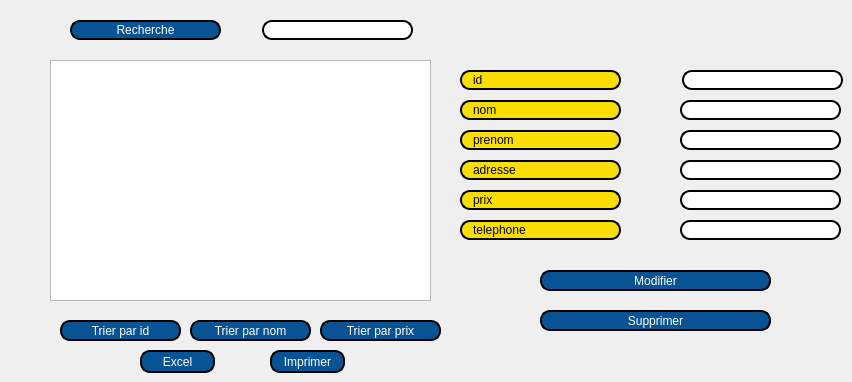
     <widget class="QWidget" name="tab_4">
      <attribute name="title">
       <string>Afficher les activés</string>
      </attribute>
      <widget class="QTableView" name="tabactivite">
       <property name="geometry">
        <rect>
         <x>50</x>
         <y>60</y>
         <width>381</width>
         <height>241</height>
        </rect>
       </property>
      </widget>
      <widget class="QPushButton" name="tri_Activite">
       <property name="geometry">
        <rect>
         <x>320</x>
         <y>320</y>
         <width>121</width>
         <height>21</height>
        </rect>
       </property>
       <property name="styleSheet">
        <string notr="true">border: 2px solid black;
font: 75 8pt &quot;MS Shell Dlg 2&quot;;
border-radius: 10px;
color: rgb(255, 255, 255);
padding: 0 8px;
background: #085394;
font: bold, &quot;Comic Sans MS&quot;;;
text-align:center;</string>
       </property>
       <property name="text">
        <string>Trier par prix</string>
       </property>
      </widget>
      <widget class="QLineEdit" name="recherche_activite">
       <property name="geometry">
        <rect>
         <x>262</x>
         <y>20</y>
         <width>151</width>
         <height>20</height>
        </rect>
       </property>
       <property name="styleSheet">
        <string notr="true">border: 2px solid black;
font: 75 8pt &quot;MS Shell Dlg 2&quot;;
border-radius: 10px;
padding: 0 8px;
background: white;
font: bold, &quot;Comic Sans MS&quot;;;
text-align:center;</string>
       </property>
      </widget>
      <widget class="QPushButton" name="recherche">
       <property name="geometry">
        <rect>
         <x>70</x>
         <y>20</y>
         <width>151</width>
         <height>20</height>
        </rect>
       </property>
       <property name="styleSheet">
        <string notr="true">border: 2px solid black;
font: 75 8pt &quot;MS Shell Dlg 2&quot;;
border-radius: 10px;
color: rgb(255, 255, 255);
padding: 0 8px;
background: #085394;
font: bold, &quot;Comic Sans MS&quot;;;
text-align:center;</string>
       </property>
       <property name="text">
        <string>Recherche</string>
       </property>
      </widget>
      <widget class="QLabel" name="label_33">
       <property name="geometry">
        <rect>
         <x>460</x>
         <y>190</y>
         <width>161</width>
         <height>20</height>
        </rect>
       </property>
       <property name="styleSheet">
        <string notr="true">border: 2px solid black;
font: 75 8pt &quot;MS Shell Dlg 2&quot;;
border-radius: 10px;
padding: 0 8px;
background: #fade02;
font: bold, &quot;Comic Sans MS&quot;;;
text-align:center;</string>
       </property>
       <property name="text">
        <string>prix</string>
       </property>
      </widget>
      <widget class="QLabel" name="label_34">
       <property name="geometry">
        <rect>
         <x>460</x>
         <y>100</y>
         <width>161</width>
         <height>20</height>
        </rect>
       </property>
       <property name="styleSheet">
        <string notr="true">border: 2px solid black;
font: 75 8pt &quot;MS Shell Dlg 2&quot;;
border-radius: 10px;
padding: 0 8px;
background: #fade02;
font: bold, &quot;Comic Sans MS&quot;;;
text-align:center;</string>
       </property>
       <property name="text">
        <string>nom</string>
       </property>
      </widget>
      <widget class="QLabel" name="label_35">
       <property name="geometry">
        <rect>
         <x>460</x>
         <y>160</y>
         <width>161</width>
         <height>20</height>
        </rect>
       </property>
       <property name="styleSheet">
        <string notr="true">border: 2px solid black;
font: 75 8pt &quot;MS Shell Dlg 2&quot;;
border-radius: 10px;
padding: 0 8px;
background: #fade02;
font: bold, &quot;Comic Sans MS&quot;;;
text-align:center;</string>
       </property>
       <property name="text">
        <string>adresse</string>
       </property>
      </widget>
      <widget class="QLineEdit" name="telmodifier">
       <property name="geometry">
        <rect>
         <x>680</x>
         <y>220</y>
         <width>161</width>
         <height>20</height>
        </rect>
       </property>
       <property name="styleSheet">
        <string notr="true">border: 2px solid black;
font: 75 8pt &quot;MS Shell Dlg 2&quot;;
border-radius: 10px;
padding: 0 8px;
background: white;
font: bold, &quot;Comic Sans MS&quot;;;
text-align:center;</string>
       </property>
      </widget>
      <widget class="QLineEdit" name="adressemodifier">
       <property name="geometry">
        <rect>
         <x>680</x>
         <y>160</y>
         <width>161</width>
         <height>20</height>
        </rect>
       </property>
       <property name="styleSheet">
        <string notr="true">border: 2px solid black;
font: 75 8pt &quot;MS Shell Dlg 2&quot;;
border-radius: 10px;
padding: 0 8px;
background: white;
font: bold, &quot;Comic Sans MS&quot;;;
text-align:center;</string>
       </property>
      </widget>
      <widget class="QLineEdit" name="nommodifier">
       <property name="geometry">
        <rect>
         <x>680</x>
         <y>100</y>
         <width>161</width>
         <height>20</height>
        </rect>
       </property>
       <property name="styleSheet">
        <string notr="true">border: 2px solid black;
font: 75 8pt &quot;MS Shell Dlg 2&quot;;
border-radius: 10px;
padding: 0 8px;
background: white;
font: bold, &quot;Comic Sans MS&quot;;;
text-align:center;</string>
       </property>
      </widget>
      <widget class="QLabel" name="label_36">
       <property name="geometry">
        <rect>
         <x>460</x>
         <y>220</y>
         <width>161</width>
         <height>20</height>
        </rect>
       </property>
       <property name="styleSheet">
        <string notr="true">border: 2px solid black;
font: 75 8pt &quot;MS Shell Dlg 2&quot;;
border-radius: 10px;
padding: 0 8px;
background: #fade02;
font: bold, &quot;Comic Sans MS&quot;;;
text-align:center;</string>
       </property>
       <property name="text">
        <string>telephone</string>
       </property>
      </widget>
      <widget class="QLabel" name="label_37">
       <property name="geometry">
        <rect>
         <x>460</x>
         <y>130</y>
         <width>161</width>
         <height>20</height>
        </rect>
       </property>
       <property name="styleSheet">
        <string notr="true">border: 2px solid black;
font: 75 8pt &quot;MS Shell Dlg 2&quot;;
border-radius: 10px;
padding: 0 8px;
background: #fade02;
font: bold, &quot;Comic Sans MS&quot;;;
text-align:center;</string>
       </property>
       <property name="text">
        <string>prenom</string>
       </property>
      </widget>
      <widget class="QLineEdit" name="prixmodifier">
       <property name="geometry">
        <rect>
         <x>680</x>
         <y>190</y>
         <width>161</width>
         <height>20</height>
        </rect>
       </property>
       <property name="styleSheet">
        <string notr="true">border: 2px solid black;
font: 75 8pt &quot;MS Shell Dlg 2&quot;;
border-radius: 10px;
padding: 0 8px;
background: white;
font: bold, &quot;Comic Sans MS&quot;;;
text-align:center;</string>
       </property>
      </widget>
      <widget class="QLineEdit" name="prenommodifier">
       <property name="geometry">
        <rect>
         <x>680</x>
         <y>130</y>
         <width>161</width>
         <height>20</height>
        </rect>
       </property>
       <property name="styleSheet">
        <string notr="true">border: 2px solid black;
font: 75 8pt &quot;MS Shell Dlg 2&quot;;
border-radius: 10px;
padding: 0 8px;
background: white;
font: bold, &quot;Comic Sans MS&quot;;;
text-align:center;</string>
       </property>
      </widget>
      <widget class="QLabel" name="label_38">
       <property name="geometry">
        <rect>
         <x>460</x>
         <y>70</y>
         <width>161</width>
         <height>20</height>
        </rect>
       </property>
       <property name="styleSheet">
        <string notr="true">border: 2px solid black;
font: 75 8pt &quot;MS Shell Dlg 2&quot;;
border-radius: 10px;
padding: 0 8px;
background: #fade02;
font: bold, &quot;Comic Sans MS&quot;;;
text-align:center;</string>
       </property>
       <property name="text">
        <string>id</string>
       </property>
      </widget>
      <widget class="QPushButton" name="modifier">
       <property name="geometry">
        <rect>
         <x>540</x>
         <y>270</y>
         <width>231</width>
         <height>21</height>
        </rect>
       </property>
       <property name="styleSheet">
        <string notr="true">border: 2px solid black;
font: 75 8pt &quot;MS Shell Dlg 2&quot;;
border-radius: 10px;
color: rgb(255, 255, 255);
padding: 0 8px;
background: #085394;
font: bold, &quot;Comic Sans MS&quot;;;
text-align:center;</string>
       </property>
       <property name="text">
        <string>Modifier</string>
       </property>
      </widget>
      <widget class="QPushButton" name="sup">
       <property name="geometry">
        <rect>
         <x>540</x>
         <y>310</y>
         <width>231</width>
         <height>21</height>
        </rect>
       </property>
       <property name="styleSheet">
        <string notr="true">border: 2px solid black;
font: 75 8pt &quot;MS Shell Dlg 2&quot;;
border-radius: 10px;
color: rgb(255, 255, 255);
padding: 0 8px;
background: #085394;
font: bold, &quot;Comic Sans MS&quot;;;
text-align:center;</string>
       </property>
       <property name="text">
        <string>Supprimer</string>
       </property>
      </widget>
      <widget class="QLineEdit" name="idmodifier">
       <property name="geometry">
        <rect>
         <x>682</x>
         <y>70</y>
         <width>161</width>
         <height>20</height>
        </rect>
       </property>
       <property name="styleSheet">
        <string notr="true">border: 2px solid black;
font: 75 8pt &quot;MS Shell Dlg 2&quot;;
border-radius: 10px;
padding: 0 8px;
background: white;
font: bold, &quot;Comic Sans MS&quot;;;
text-align:center;</string>
       </property>
      </widget>
      <widget class="QPushButton" name="Excel">
       <property name="geometry">
        <rect>
         <x>140</x>
         <y>350</y>
         <width>75</width>
         <height>23</height>
        </rect>
       </property>
       <property name="styleSheet">
        <string notr="true">border: 2px solid black;
font: 75 8pt &quot;MS Shell Dlg 2&quot;;
border-radius: 10px;
color: rgb(255, 255, 255);
padding: 0 8px;
background: #085394;
font: bold, &quot;Comic Sans MS&quot;;;
text-align:center;</string>
       </property>
       <property name="text">
        <string>Excel</string>
       </property>
      </widget>
      <widget class="QPushButton" name="imprimer">
       <property name="geometry">
        <rect>
         <x>270</x>
         <y>350</y>
         <width>75</width>
         <height>23</height>
        </rect>
       </property>
       <property name="styleSheet">
        <string notr="true">border: 2px solid black;
font: 75 8pt &quot;MS Shell Dlg 2&quot;;
border-radius: 10px;
color: rgb(255, 255, 255);
padding: 0 8px;
background: #085394;
font: bold, &quot;Comic Sans MS&quot;;;
text-align:center;</string>
       </property>
       <property name="text">
        <string>Imprimer</string>
       </property>
      </widget>
      <widget class="QPushButton" name="tri_id_activite">
       <property name="geometry">
        <rect>
         <x>60</x>
         <y>320</y>
         <width>121</width>
         <height>21</height>
        </rect>
       </property>
       <property name="styleSheet">
        <string notr="true">border: 2px solid black;
font: 75 8pt &quot;MS Shell Dlg 2&quot;;
border-radius: 10px;
color: rgb(255, 255, 255);
padding: 0 8px;
background: #085394;
font: bold, &quot;Comic Sans MS&quot;;;
text-align:center;</string>
       </property>
       <property name="text">
        <string>Trier par id</string>
       </property>
      </widget>
      <widget class="QPushButton" name="tri_activite_nom">
       <property name="geometry">
        <rect>
         <x>190</x>
         <y>320</y>
         <width>121</width>
         <height>21</height>
        </rect>
       </property>
       <property name="styleSheet">
        <string notr="true">border: 2px solid black;
font: 75 8pt &quot;MS Shell Dlg 2&quot;;
border-radius: 10px;
color: rgb(255, 255, 255);
padding: 0 8px;
background: #085394;
font: bold, &quot;Comic Sans MS&quot;;;
text-align:center;</string>
       </property>
       <property name="text">
        <string>Trier par nom</string>
       </property>
      </widget>
     </widget>
